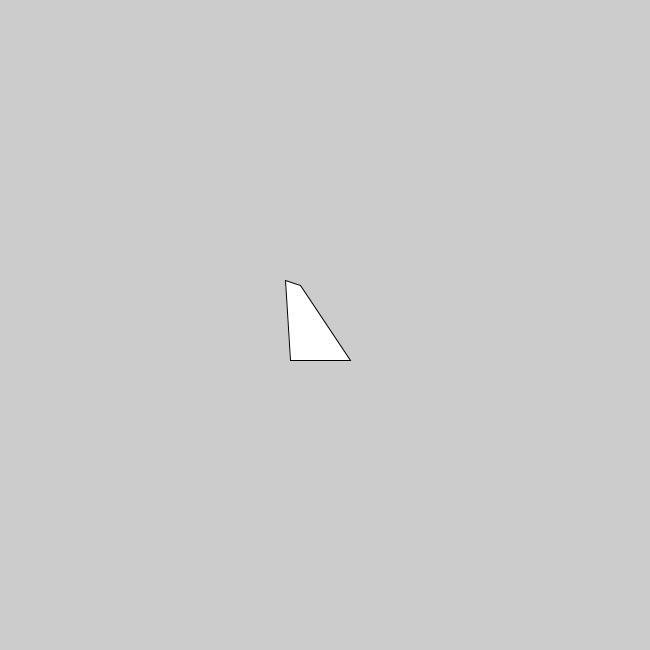
Frame 1 (no input)
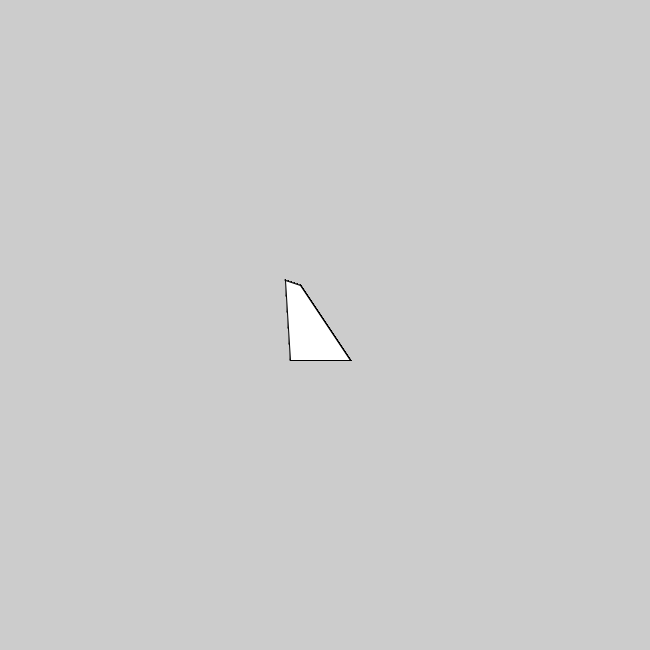
Frame 60 (the mouse pressed at the canvas centre just before this capture)
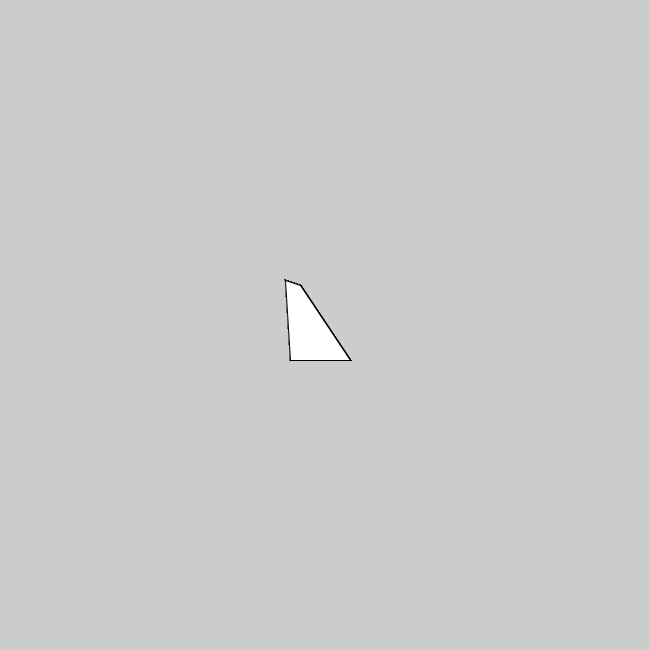
Frame 120 (the mouse held since frame 60 and released just before this capture)

The Processing sketch that drew these frames (run headless with seeded random() and noise(); from frame 60 on, the mouse is pressed at the canvas centre):

// Processing sketch: nez_poitu
// ── nez_poitu.pde
void setup() {
   size(650, 650); 
}

void draw() {
  quad(285, 280, 300, 285, 350, 360, 290, 360);

}
